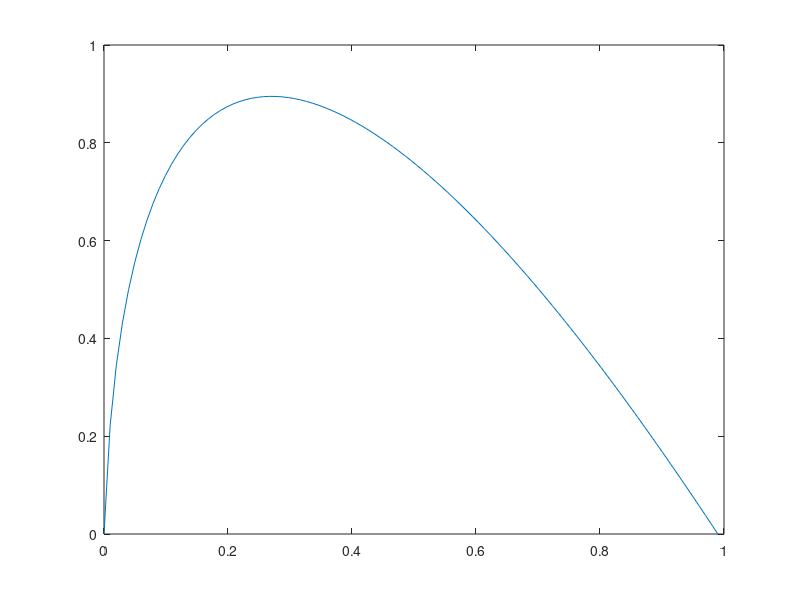

MATLAB code to generate this figure:
N = 100;
h = 1/(N+1);
tol= 1e-6;
max_diff = 1;

x=0:h:N*h;
f = -x.^(-1.5);
r = x.^3;

%initial guess
u = ones(N+1,1);
u(1)=0;
u(N+1)=0;

while max_diff > tol
    display(max_diff)
    %pause(1)
   prev_u=u;
   for n = 2:N
        u(n) = (u(n-1)+u(n+1)-h*h*f(n))/(2-h*h*r(n));
   end
   max_diff = max(abs(u-prev_u)); 
end

plot(x,u)